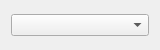
<?xml version="1.0" encoding="UTF-8"?>
<ui version="4.0">
 <class>MapScale</class>
 <widget class="QWidget" name="MapScale">
  <property name="geometry">
   <rect>
    <x>0</x>
    <y>0</y>
    <width>160</width>
    <height>50</height>
   </rect>
  </property>
  <property name="sizePolicy">
   <sizepolicy hsizetype="MinimumExpanding" vsizetype="Maximum">
    <horstretch>0</horstretch>
    <verstretch>0</verstretch>
   </sizepolicy>
  </property>
  <property name="windowTitle">
   <string/>
  </property>
  <layout class="QGridLayout" name="gridLayout" columnstretch="1">
   <item row="0" column="0">
    <widget class="QComboBox" name="scaleComboBox">
     <property name="sizePolicy">
      <sizepolicy hsizetype="MinimumExpanding" vsizetype="Maximum">
       <horstretch>0</horstretch>
       <verstretch>0</verstretch>
      </sizepolicy>
     </property>
    </widget>
   </item>
  </layout>
 </widget>
 <resources/>
 <connections/>
</ui>
